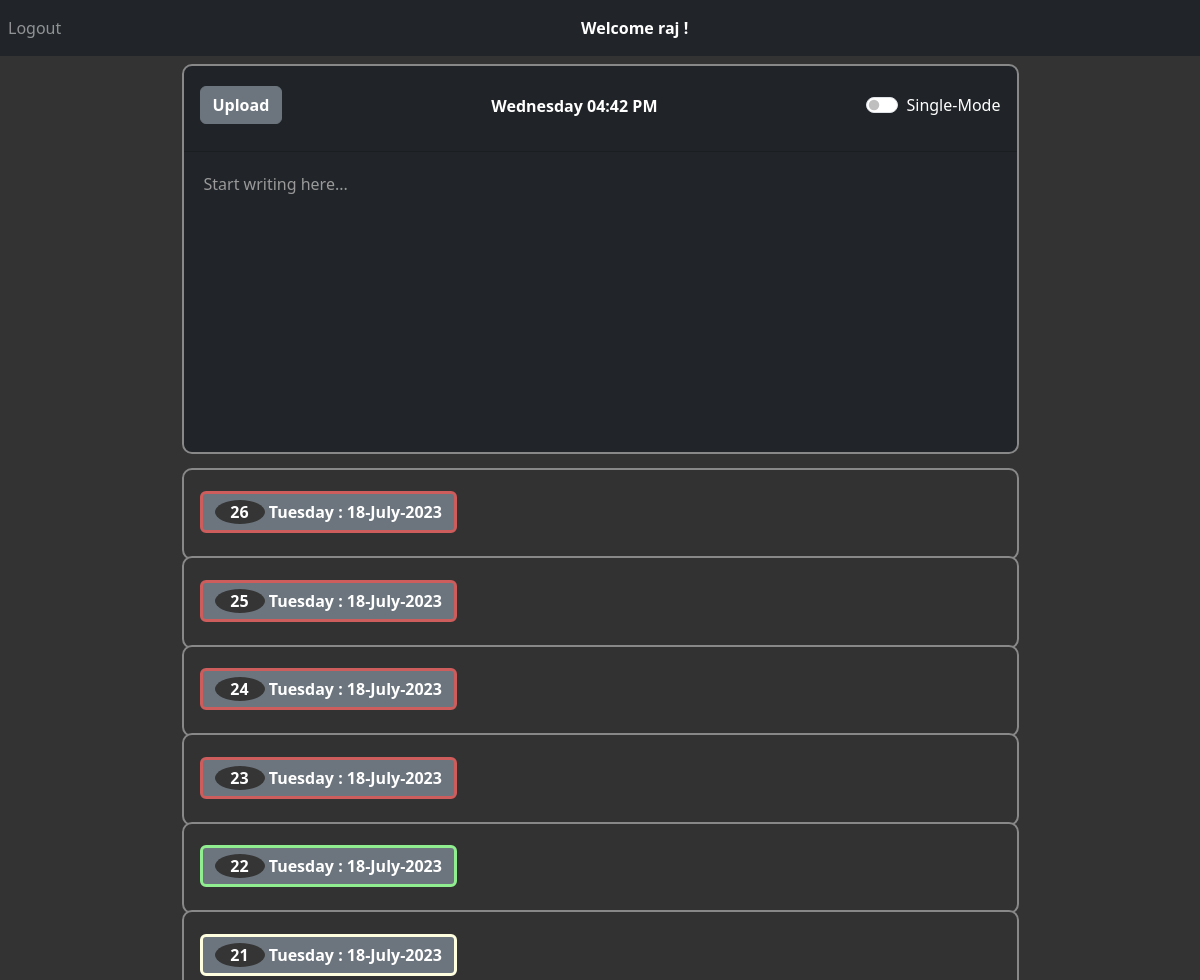
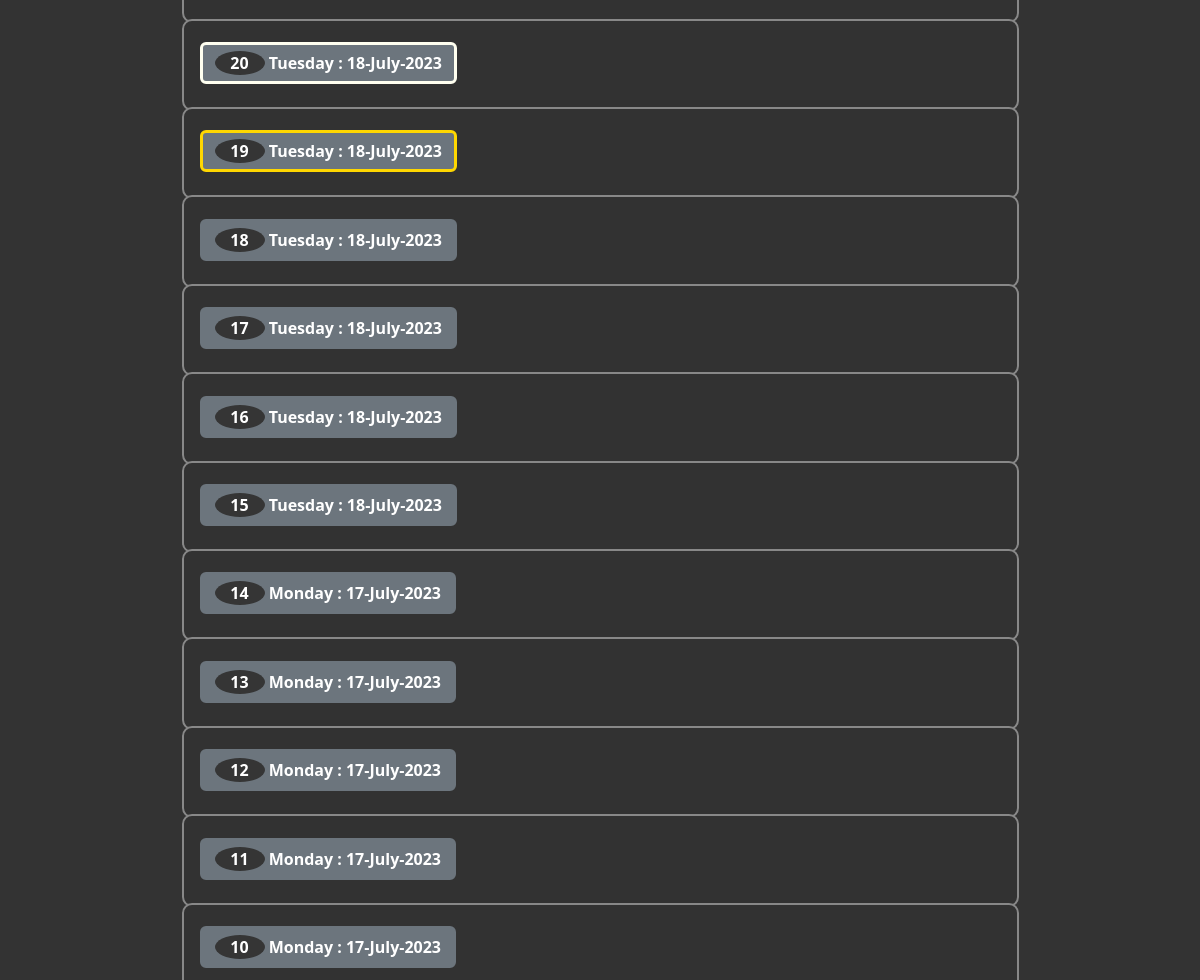
/ (signed in, upper part), run on an earlier commit of the app's database (2 pictures, top to bottom).
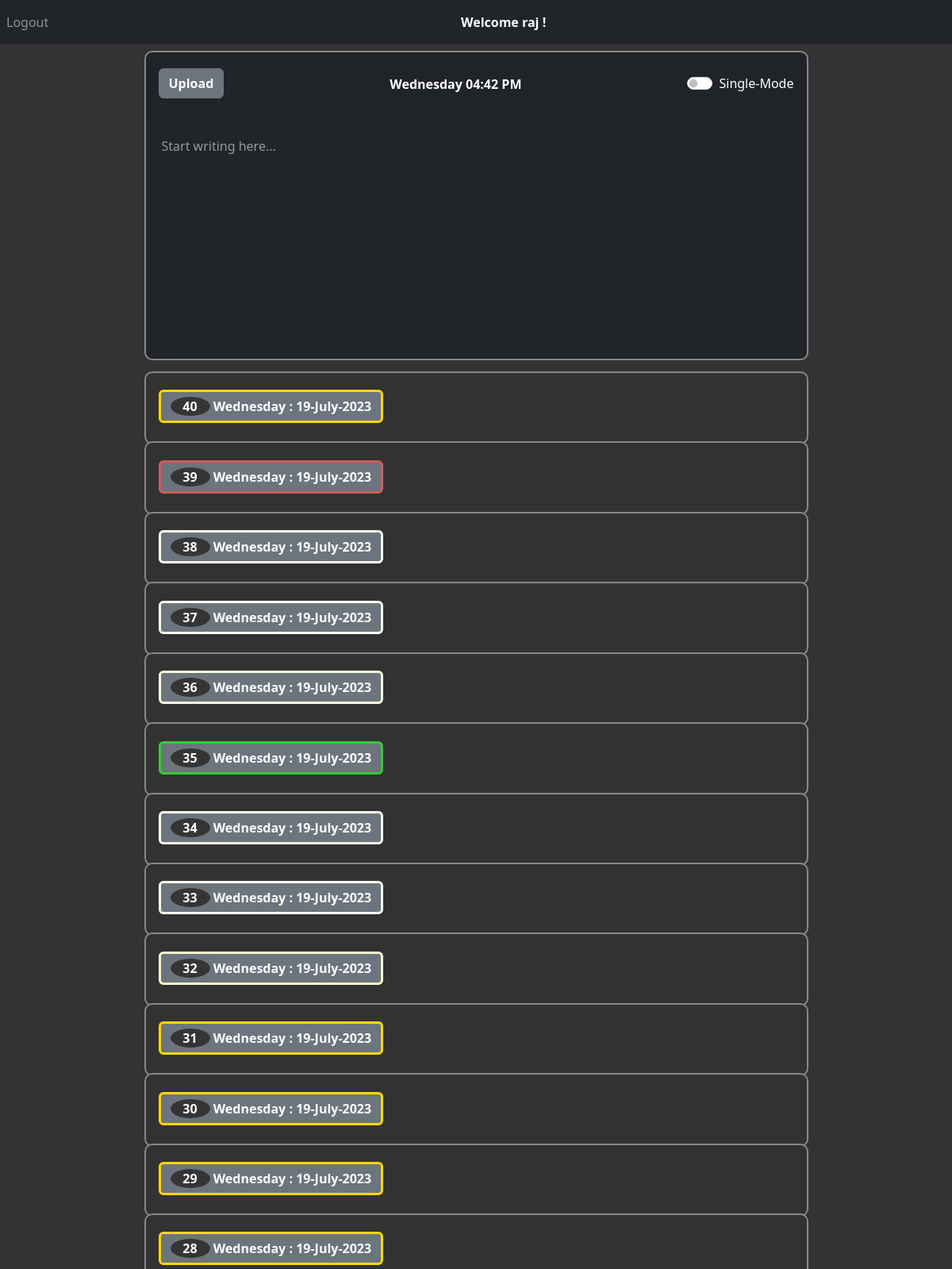
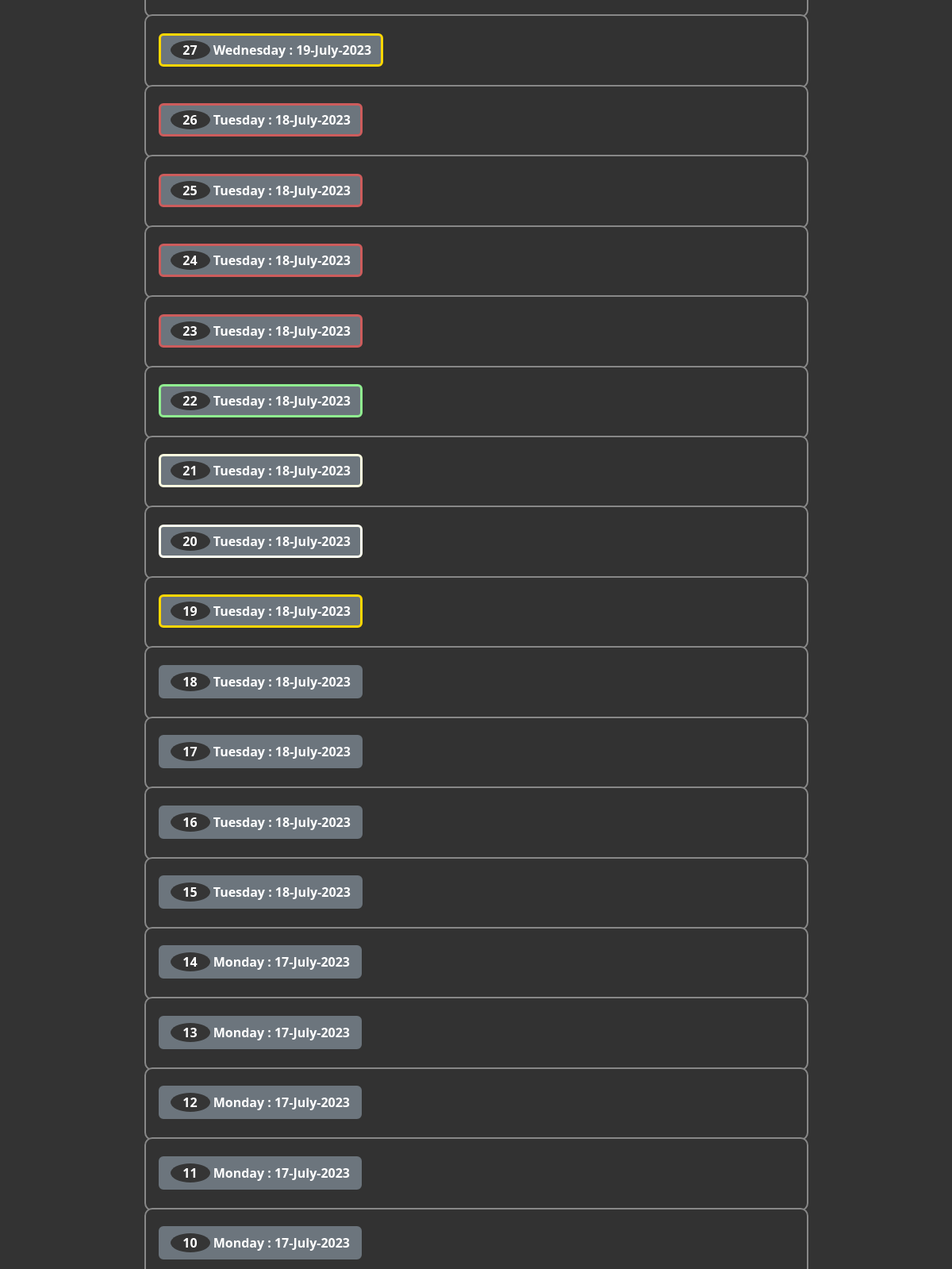
And on a later commit of the database (2 pictures, top to bottom).
### website/models.py (models this page shows)
class User(db.Model, UserMixin):
    id = db.Column(db.Integer, primary_key=True)
    email = db.Column(db.String(150), unique=True)
    password = db.Column(db.String(150))
    first_name = db.Column(db.String(150))
    notes = db.relationship('Note')

class Note(db.Model):
    id = db.Column(db.Integer, primary_key=True)
    data = db.Column(db.String(10000))
    date = db.Column(db.DateTime(timezone=True), default=func.now())
    day = db.Column(db.String(10), default=datetime.now().strftime('%A'))
    currDate = db.Column(db.String(20), default=datetime.now().strftime('%Y-%m-%d'))
    time = db.Column(db.String(20), default=datetime.now().strftime('%H:%M:%S'))
    month = db.Column(db.String(20), default=datetime.now().strftime('%B'))
    sentiment = db.Column(db.Float)
    sentimentColor = db.Column(db.String(255))
    classification = db.Column(db.String(50))
    user_id = db.Column(db.Integer, db.ForeignKey('user.id'))

### website/views.py (the view, shortened to what this page needs)
@views.route('/', methods=['GET', 'POST'])
@login_required
def home():
    first_name = current_user.first_name
    notes = Note.query.filter_by(user_id=current_user.id).all()
    note_data = [(note.currDate, note.day, note.month, note.sentimentColor) for note in notes]
    return render_template("home.html", user=current_user, first_name = first_name, note_data=note_data)

### website/__init__.py (called while the page is built)
def create_app():
    app = Flask(__name__)
    app.config['SECRET_KEY'] = 'hjshjhdjah kjshkjdhjs'
    app.config['SQLALCHEMY_DATABASE_URI'] = f'sqlite:///{DB_NAME}'
    db.init_app(app)
    from .views import views
    from .auth import auth
    app.register_blueprint(views, url_prefix='/')
    app.register_blueprint(auth, url_prefix='/')
    from .models import User, Note
    with app.app_context():
        db.create_all()
    login_manager = LoginManager()
    login_manager.login_view = 'auth.login'
    login_manager.init_app(app)
    @login_manager.user_loader
    def load_user(id):
        return User.query.get(int(id))
    return app

### website/templates/home.html (shortened to what this page needs)
{% extends "base.html" %}
{% block content %}
<form method="POST">
  <div class="card text-white bg-dark mb-3">
    <div class="card-header">
      <div align="left">
        <button type="submit" class="btn btn-secondary" style="display: flex; justify-content: space-between;"><b>Upload</b></button>
      </div>
      <div style="font-weight: bold">
        <div class="d-flex justify-content-center w-100">
          <span class="navbar-text text-center" style="color: white; font-weight: bold;">
             <span id="current-time-home"></span>
          </span>
        </div>
      </div>
      <div class="form-check form-switch align-center">
        <input class="form-check-input" type="checkbox" role="switch" id="flexSwitchCheckChecked" name="switchState">
        <label class="form-check-label" for="flexSwitchCheckChecked">Single-Mode</label>
      </div>
    </div>
    <textarea name="note" id="note" class="form-control bg-dark text-white" style="border: none;" autofocus wrap="soft" placeholder="Start writing here..."></textarea>
  </div>
</form>
<ul class="list-group list-group-flush" id="notes">
  {% for note in user.notes | reverse %}
  <div class="accordion" id="accordionExample">
    <div class="card">
      <div class="card-header text-center" id="heading{{ note.id }}">
        <h2 class="mb-0">
          <button class="btn btn-secondary text-left" type="button" data-toggle="collapse" data-target="#collapse{{ note.id }}" aria-expanded="true" aria-controls="collapse{{ note.id }}"  {% if note.sentimentColor %}style="border-color: {{ note.sentimentColor }}"{% endif %}>
            {% if note.currDate %}
              {% set index = loop.length - loop.index0 %}
              <span class="index-circle">{{ index }}</span><b> {{ note.day }} : {{ note.currDate[8:] }}-{{ note.month }}-{{ note.currDate[:4] }}</b>
            {% else %}
              <span class="index-circle">{{ index }}</span><b>{{ note.day }} - Date Not Available </b>
            {% endif %}
          </button>
        </h2>
      </div>
    </div>
  </div>{% endfor %}
</ul>
{% endblock %}

### website/templates/base.html (shortened to what this page needs)
<!DOCTYPE html>
<html>
  <head>
    <link
      rel="stylesheet"
      href="https://stackpath.bootstrapcdn.com/bootstrap/4.4.1/css/bootstrap.min.css"
    />
    <link
      rel="stylesheet"
      href="https://stackpath.bootstrapcdn.com/font-awesome/4.7.0/css/font-awesome.min.css"
    />
    <link rel="stylesheet" href="static\styles.css">
    <link href="https://cdn.jsdelivr.net/npm/bootstrap@5.3.0/dist/css/bootstrap.min.css" rel="stylesheet">
  </head>
  <body>
    <nav class="navbar navbar-expand-lg navbar-dark bg-dark" #e3f2fd;>
      <div class="collapse navbar-collapse" id="navbar">
        <div class="navbar-nav">
          {% if user.is_authenticated %}
          <a class="nav-item nav-link" id="logout" href="/logout">Logout</a>
          {% endif %}
        </div>
        {% if user.is_authenticated %}
        <div class="d-flex justify-content-center w-100">
          <span class="navbar-text text-center" style="color: white; font-weight: bold;">
             <span>Welcome {{first_name}} !</span>
          </span>
        </div>
      {% endif %}
    </nav>
    <div class="container">{% block content %} {% endblock %}</div>
  </body>
</html>

### website/templates/base.html (style rules this page uses)
body { background-color: #333; color:white; }

### website/templates/home.html (style rules this page uses)
.index-circle { display: inline-block; width: 50px; height: 24px; line-height: 24px; text-align: center; border-radius: 50%; background-color: #353535; color: #fff; font-weight: bold; }
.card-header { padding-top: 20px; padding-bottom: 25px; display: flex; justify-content: space-between; }
.card { background-color: #333; color: white; border-radius: 0px; width:75%; margin: -2px auto; border-color: #888; border-width: 2px 2px 2px 2px; border-style: solid; border-radius: 10px; }
form { margin-top: 10px; background-color: #333; padding: 0px; }
textarea.form-control { background-color: #333; color: white; width: 100%; margin: 0; padding: 20px; font-size: 16px; border: 3px solid #ccc; border-radius: 10px; box-sizing: border-box; height: 300px; resize: none; white-space: pre-wrap; }
ul#notes button { border-width: 3px; }
#note::placeholder { color: #999; }
.form-check { padding-top: 7px; }

What changed in the data, as far as the page shows it:
added Note: index "40", day "Wednesday", currDate "19", month "July", currDate "2023", sentimentColor "#FFD700" (drawn)
added Note: index "39", day "Wednesday", currDate "19", month "July", currDate "2023", sentimentColor "#CD5C5C" (drawn)
added Note: index "38", day "Wednesday", currDate "19", month "July", currDate "2023", sentimentColor "#FFFFF0" (drawn)
added Note: index "37", day "Wednesday", currDate "19", month "July", currDate "2023", sentimentColor "#FFFFF0" (drawn)
added Note: index "36", day "Wednesday", currDate "19", month "July", currDate "2023", sentimentColor "#FFFFE0" (drawn)
added Note: index "35", day "Wednesday", currDate "19", month "July", currDate "2023", sentimentColor "#32CD32" (drawn)
added Note: index "34", day "Wednesday", currDate "19", month "July", currDate "2023", sentimentColor "#FFFFF0" (drawn)
added Note: index "33", day "Wednesday", currDate "19", month "July", currDate "2023", sentimentColor "#FFFFF0" (drawn)
added Note: index "32", day "Wednesday", currDate "19", month "July", currDate "2023", sentimentColor "#FFFACD" (drawn)
added Note: index "31", day "Wednesday", currDate "19", month "July", currDate "2023", sentimentColor "#FFD700" (drawn)
added Note: index "30", day "Wednesday", currDate "19", month "July", currDate "2023", sentimentColor "#FFD700" (drawn)
added Note: index "29", day "Wednesday", currDate "19", month "July", currDate "2023", sentimentColor "#FFD700" (drawn)
added Note: index "28", day "Wednesday", currDate "19", month "July", currDate "2023", sentimentColor "#FFD700" (drawn)
added Note: index "27", day "Wednesday", currDate "19", month "July", currDate "2023", sentimentColor "#FFD700" (drawn)
